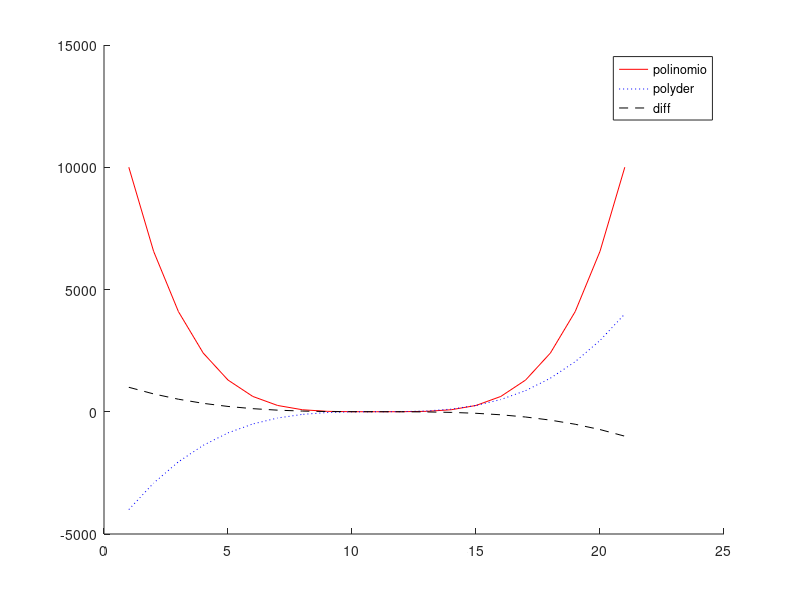

The MATLAB script that drew this image:
polinomio = [1 0 0 0 1];
derivada = polyder(polinomio);
len = 10;

dominio=(-len:len);

pol=polyval(polinomio,dominio(:));
der=polyval(derivada,dominio(:));
dif=polyval(diff(polinomio),dominio(:));

hold on
plot(pol,'-r')
plot(der,':b')
plot(dif,'--k')

legend('polinomio','polyder','diff')
hold off
